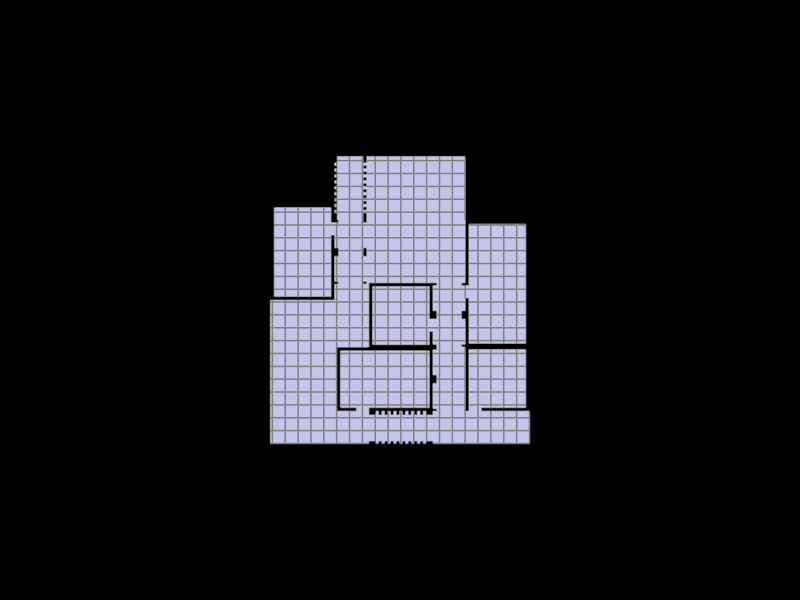

Notebook cell for this chart:
### Code cell
Topology.Show(first_floor, grid,
              camera=[0,0,6],
              faceColor=[210,210,250],
              faceOpacity=1,
              edgeColor="grey",
              edgeWidth=3,
              showVertices=False,
              backgroundColor="black",
              width=800,
              height=600,
              renderer = renderer)

### Figure 1 — Plotly figure (JSON) as saved in the notebook; plotly's stock layout.template omitted (floating-point values rounded to 4 significant figures; data arrays with more than 128 entries replaced by an {"elided": "..."} marker saying what was removed)
{"data": [{"hoverinfo": "text", "legendgroup": "2", "legendrank": 2, "line": {"color": "grey", "dash": "solid", "width": 3}, "marker": {"size": 0}, "mode": "lines", "name": "1: Untitled (Edges)", "showlegend": false, "text": "", "type": "scatter3d", "x": {"elided": "759 float values"}, "y": {"elided": "759 float values"}, "z": {"elided": "759 float values"}}, {"cmax": 1, "cmin": 0, "color": "#D2D2FA", "colorscale": [[0, "#440154"], [0.1111, "#482878"], [0.2222, "#3e4989"], [0.3333, "#31688e"], [0.4444, "#26828e"], [0.5556, "#1f9e89"], [0.6667, "#35b779"], [0.7778, "#6ece58"], [0.8889, "#b5de2b"], [1, "#fde725"]], "flatshading": true, "hoverinfo": "text", "hovertext": "", "i": {"elided": "275 int values"}, "j": {"elided": "275 int values"}, "k": {"elided": "275 int values"}, "legendgroup": "3", "legendrank": 3, "lighting": {"facenormalsepsilon": 0}, "name": "1: Untitled (Faces)", "opacity": 1, "showlegend": false, "showscale": false, "text": "", "type": "mesh3d", "x": {"elided": "253 float values"}, "y": {"elided": "253 float values"}, "z": {"elided": "253 float values"}}, {"hoverinfo": "text", "legendgroup": "6", "legendrank": 6, "line": {"color": "grey", "dash": "solid", "width": 3}, "marker": {"size": 0}, "mode": "lines", "name": "2: Untitled (Edges)", "showlegend": false, "text": "", "type": "scatter3d", "x": {"elided": "426 float values"}, "y": {"elided": "426 float values"}, "z": {"elided": "426 float values"}}], "layout": {"autosize": true, "height": 600, "margin": {"b": 40, "l": 40, "r": 40, "t": 40}, "paper_bgcolor": "#000000", "plot_bgcolor": "#000000", "scene": {"aspectmode": "data", "camera": {"center": {"x": 0, "y": 0, "z": 0}, "eye": {"x": 0, "y": 0, "z": 6}, "projection": {"type": "perspective"}, "up": {"x": 0, "y": 1, "z": 0}}, "xaxis": {"visible": false}, "yaxis": {"visible": false}, "zaxis": {"visible": false}}, "showlegend": true, "width": 800, "xaxis": {"showgrid": false, "visible": false, "zeroline": false}, "yaxis": {"showgrid": false, "visible": false, "zeroline": false}}}
